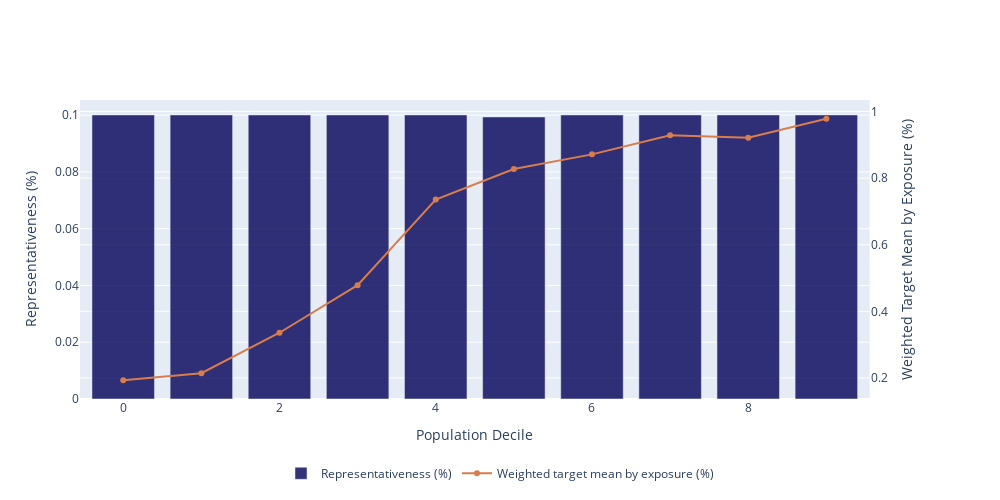

Notebook source saved alongside this figure:
### Code cell
plot_target_vs_score(y_true_vgg, y_pred_vgg, quantiles=10)

### Figure 1 — Plotly figure (JSON) as saved in the notebook; plotly's stock layout.template omitted (floating-point values rounded to 4 significant figures)
{"data": [{"marker": {"color": "rgba(0, 0, 87, .8)"}, "name": "Representativeness (%)", "type": "bar", "x": [0, 1, 2, 3, 4, 5, 6, 7, 8, 9], "xaxis": "x", "y": [0.1001, 0.1001, 0.1001, 0.1001, 0.1001, 0.09936, 0.1001, 0.1001, 0.1001, 0.1001], "yaxis": "y"}, {"marker": {"color": "rgb(216, 125, 77)"}, "name": "Weighted target mean by exposure (%)", "type": "scatter", "x": [0, 1, 2, 3, 4, 5, 6, 7, 8, 9], "xaxis": "x", "y": [0.1929, 0.2143, 0.3357, 0.4786, 0.7357, 0.8273, 0.8714, 0.9286, 0.9214, 0.9786], "yaxis": "y2"}], "layout": {"height": 500, "legend": {"orientation": "h", "x": 0.5, "xanchor": "center", "y": -0.2}, "width": 1000, "xaxis": {"anchor": "y", "domain": [0, 0.94], "title": {"text": "Population Decile"}}, "yaxis": {"anchor": "x", "domain": [0, 1], "title": {"text": "Representativeness (%)"}}, "yaxis2": {"anchor": "x", "overlaying": "y", "side": "right", "title": {"text": "Weighted Target Mean by Exposure (%)"}}}}
